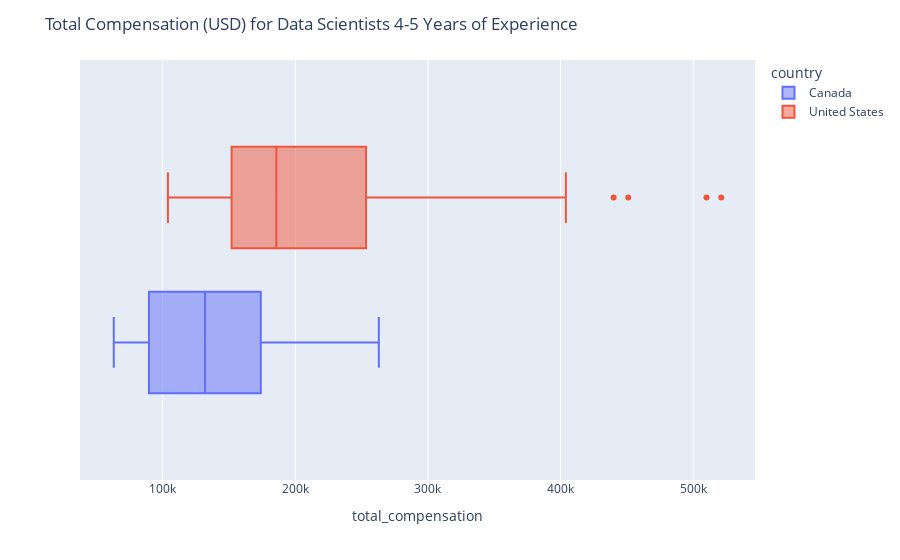

This figure's notebook cell:
### Code cell
fig = px.box(ds.sort_values('country'), x="total_compensation", color="country")
fig.update_layout(
    title_text='Total Compensation (USD) for Data Scientists 4-5 Years of Experience '
)

fig.show()
print("Median Total Compensation (USD)")
tc = ds.groupby("country")['total_compensation'].median().reset_index()
tc["total_compensation_cad"] = tc['total_compensation']*1.26
tc

### Figure 1 — Plotly figure (JSON) as saved in the notebook; plotly's stock layout.template omitted (floating-point values rounded to 4 significant figures)
{"data": [{"alignmentgroup": "True", "hovertemplate": "country=Canada<br>total_compensation=%{x}<extra></extra>", "legendgroup": "Canada", "marker": {"color": "#636efa"}, "name": "Canada", "notched": false, "offsetgroup": "Canada", "orientation": "h", "showlegend": true, "type": "box", "x": [90000, 140000, 63181, 261054, 180000, 123985, 168000, 89467, 110612, 263000, 142000, 85407], "x0": " ", "xaxis": "x", "y0": " ", "yaxis": "y"}, {"alignmentgroup": "True", "hovertemplate": "country=United States<br>total_compensation=%{x}<extra></extra>", "legendgroup": "United States", "marker": {"color": "#EF553B"}, "name": "United States", "notched": false, "offsetgroup": "United States", "orientation": "h", "showlegend": true, "type": "box", "x": [122500, 151000, 280000, 240000, 174250, 404000, 153000, 155000, 169000, 160000, 287500, 265250, 203000, 126500, 161000, 171000, 180000, 150000, 132100, 177500, 167000, 521125, 451000, 230000, 380000, 145000, 209000, 237500, 299650, 205000, 250000, 111000, 189000, 256750, 150000, 182500, 300000, 203500, 220000, 124800, 120000, 239000, 245000, 108960, 165000, 140000, 138000, 250000, 158000, 159390, 330000, 510000, 355000, 158000, 375000, 235000, 236000, 150000, 104000, 440000], "x0": " ", "xaxis": "x", "y0": " ", "yaxis": "y"}], "layout": {"autosize": true, "boxmode": "group", "legend": {"title": {"text": "country"}, "tracegroupgap": 0}, "margin": {"t": 60}, "title": {"text": "Total Compensation (USD) for Data Scientists 4-5 Years of Experience "}, "xaxis": {"anchor": "y", "autorange": true, "domain": [0, 1], "range": [37740.0, 546600.0], "title": {"text": "total_compensation"}, "type": "linear"}, "yaxis": {"anchor": "x", "autorange": true, "domain": [0, 1], "range": [-0.514, 0.514], "type": "category"}}}
